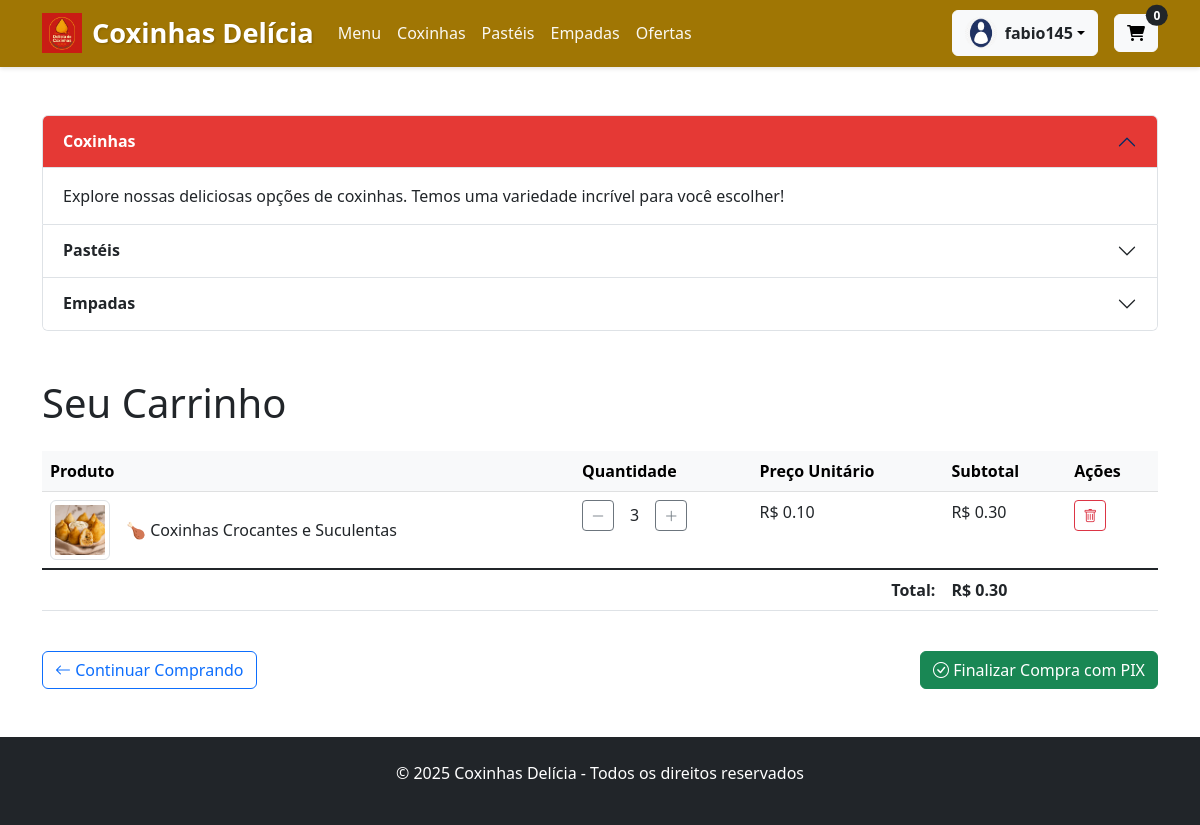
Page /carrinho/ (signed in) on the committed database.
### cardapio/models.py (models this page shows, shortened)
class Usuario(AbstractUser):
    endereco = models.TextField(blank=True)
    telefone = models.CharField(max_length=15, default='')
    cep = models.CharField(max_length=9, verbose_name='CEP', default='00000-000')
    cidade = models.CharField(max_length=100, default='Não informado')
    rua = models.CharField(max_length=200, default='Não informado')
    numero = models.CharField(max_length=10, default='S/N')
    complemento = models.CharField(max_length=100, blank=True)
    class Meta:
        verbose_name = 'Cliente'
        verbose_name_plural = 'Clientes'

class ItemCarrinho(models.Model):
    produto = models.ForeignKey(Produto, on_delete=models.CASCADE)
    quantidade = models.PositiveIntegerField(default=1)
    usuario = models.ForeignKey(Usuario, on_delete=models.CASCADE, null=True, blank=True)
    session_key = models.CharField(max_length=40, null=True, blank=True)  # <--- NOVO CAMPO
    def subtotal(self):
        return self.produto.preco * self.quantidade

class Produto(models.Model):
    nome = models.CharField(max_length=100, verbose_name='Nome do Produto')
    descricao = models.TextField(verbose_name='Descrição', blank=True, null=True)
    preco = models.DecimalField(
        max_digits=6,
        decimal_places=2,
        verbose_name='Preço',
        validators=[MinValueValidator(Decimal('0.01'))]
    )
    categoria = models.ForeignKey('Categoria', on_delete=models.SET_NULL, null=True, blank=True)
    imagem = models.ImageField(upload_to='produtos/', blank=True, null=True)
    disponivel = models.BooleanField(default=True)
    data_cadastro = models.DateTimeField(default=timezone.now)
    class Meta:
        verbose_name = 'Produto'
        ordering = ['nome']

### cardapio/views.py (the view)
# urls.py: path('carrinho/', views.ver_carrinho, name='ver_carrinho'),
@login_required
def ver_carrinho(request):
    session_key = request.session.session_key or request.session.create()
    itens = ItemCarrinho.objects.filter(usuario=request.user) if request.user.is_authenticated else ItemCarrinho.objects.filter(session_key=session_key)
    total = sum(item.subtotal() for item in itens)
    return render(request, 'cardapio/carrinho.html', {'itens': itens, 'total': total})

### cardapio/templates/cardapio/carrinho.html (shortened to what this page needs)
{% extends 'cardapio/base.html' %}
{% load static %}
{% block content %}
<div class="container my-5">
    <h1 class="mb-4">Seu Carrinho</h1>
    {% if itens %}
    <div class="table-responsive">
        <table class="table">
            <thead class="table-light">
                <tr>
                    <th>Produto</th>
                    <th>Quantidade</th>
                    <th>Preço Unitário</th>
                    <th>Subtotal</th>
                    <th>Ações</th>
                </tr>
            </thead>
            <tbody>
                {% for item in itens %}
                <tr>
                    <td>
                        <div class="d-flex align-items-center">
                            {% if item.produto.imagem %}
                            <img src="{{ item.produto.imagem.url }}" alt="{{ item.produto.nome }}"
                                 class="img-thumbnail me-3" style="width: 60px; height: 60px; object-fit: cover;">
                            {% endif %}
                            <span>{{ item.produto.nome }}</span>
                        </div>
                    </td>
                    <td>
                        <div class="d-flex align-items-center">
                            <a href="{% url 'diminuir_quantidade' item.id %}"
                               class="btn btn-sm btn-outline-secondary me-2"
                               title="Diminuir quantidade">
                                <i class="bi bi-dash-lg"></i>
                            </a>
                            <span class="mx-2">{{ item.quantidade }}</span>
                            <a href="{% url 'aumentar_quantidade' item.id %}"
                               class="btn btn-sm btn-outline-secondary ms-2"
                               title="Aumentar quantidade">
                                <i class="bi bi-plus-lg"></i>
                            </a>
                        </div>
                    </td>
                    <td>R$ {{ item.produto.preco|floatformat:2 }}</td>
                    <td>R$ {{ item.subtotal|floatformat:2 }}</td>
                    <td>
                        <a href="{% url 'remover_do_carrinho' item.id %}"
                           class="btn btn-sm btn-outline-danger"
                           title="Remover item">
                            <i class="bi bi-trash"></i>
                        </a>
                    </td>
                </tr>
                {% endfor %}
            </tbody>
            <tfoot class="table-group-divider">
                <tr>
                    <th colspan="3" class="text-end">Total:</th>
                    <th colspan="2">R$ {{ total|floatformat:2 }}</th>
                </tr>
            </tfoot>
        </table>
    </div>
    <div class="d-flex justify-content-between mt-4">
        <a href="{% url 'menu' %}" class="btn btn-outline-primary">
            <i class="bi bi-arrow-left"></i> Continuar Comprando
        </a>
        <form action="{% url 'finalizar_compra' %}" method="post" id="form-finalizar-compra">
            <button type="submit" class="btn btn-success">
                <i class="bi bi-check-circle"></i> Finalizar Compra com PIX
            </button>
        </form>
    </div>
    {% endif %}
</div>
{% endblock %}

### cardapio/templates/cardapio/base.html (shortened to what this page needs)
<!DOCTYPE html>
{% load static %}
<html lang="pt-br">
<head>
    <link href="https://cdn.jsdelivr.net/npm/bootstrap@5.3.0/dist/css/bootstrap.min.css" rel="stylesheet">
    <link rel="stylesheet" href="https://cdnjs.cloudflare.com/ajax/libs/font-awesome/6.0.0/css/all.min.css">
    <link rel="stylesheet" href="https://cdn.jsdelivr.net/npm/bootstrap-icons@1.8.0/font/bootstrap-icons.css">
</head>
<body>
    <nav class="navbar navbar-expand-lg navbar-dark">
        <div class="container">
            <a class="navbar-brand" href="{% url 'menu' %}">
                <img src="{% static 'images/logo.png' %}" alt="Logo Coxinhas Delícia" class="logo">
                Coxinhas Delícia
            </a>
            <div class="collapse navbar-collapse" id="navbarNav">
                <ul class="navbar-nav me-auto">
                    <li class="nav-item">
                        <a class="nav-link" href="{% url 'menu' %}">Menu</a>
                    </li>
                    <li class="nav-item">
                        <a class="nav-link" href="{% url 'menu' %}?categoria=Coxinha">Coxinhas</a>
                    </li>
                    <li class="nav-item">
                        <a class="nav-link" href="{% url 'menu' %}?categoria=Pastel">Pastéis</a>
                    </li>
                    <li class="nav-item">
                        <a class="nav-link" href="{% url 'menu' %}?categoria=Empada">Empadas</a>
                    </li>
                    <li class="nav-item">
                        <a class="nav-link" href="{% url 'menu' %}?categoria=Oferta">Ofertas</a>
                    </li>
                </ul>
                <div class="d-flex align-items-center">
                    {% if user.is_authenticated %}
                    <div class="dropdown user-dropdown">
                        <button class="btn btn-light dropdown-toggle d-flex align-items-center" type="button" id="userDropdown" data-bs-toggle="dropdown" aria-expanded="false">
                            <img src="{% static 'images/avata.png' %}" alt="Avatar" class="user-avatar">
                            <span class="fw-semibold text-dark">{{ user.get_full_name|default:user.username }}</span>
                        </button>
                    </div>
                    {% endif %}
                    <a href="{% url 'ver_carrinho' %}" class="btn btn-light position-relative ms-3">
                        <i class="fas fa-shopping-cart"></i>
                        <span class="position-absolute top-0 start-100 translate-middle badge rounded-pill bg-dark">
                            {{ request.session.carrinho_count|default:0 }}
                        </span>
                    </a>
                </div>
            </div>
        </div>
    </nav>
    <div class="container mt-5">
        <div class="accordion" id="accordionExample">
            <div class="accordion-item">
                <h2 class="accordion-header" id="headingOne">
                    <button class="accordion-button" type="button" data-bs-toggle="collapse" data-bs-target="#collapseOne" aria-expanded="true" aria-controls="collapseOne">
                        Coxinhas
                    </button>
                </h2>
                <div id="collapseOne" class="accordion-collapse collapse show" aria-labelledby="headingOne" data-bs-parent="#accordionExample">
                    <div class="accordion-body">
                        Explore nossas deliciosas opções de coxinhas. Temos uma variedade incrível para você escolher!
                    </div>
                </div>
            </div>
            <div class="accordion-item">
                <h2 class="accordion-header" id="headingTwo">
                    <button class="accordion-button collapsed" type="button" data-bs-toggle="collapse" data-bs-target="#collapseTwo" aria-expanded="false" aria-controls="collapseTwo">
                        Pastéis
                    </button>
                </h2>
            </div>
            <div class="accordion-item">
                <h2 class="accordion-header" id="headingThree">
                    <button class="accordion-button collapsed" type="button" data-bs-toggle="collapse" data-bs-target="#collapseThree" aria-expanded="false" aria-controls="collapseThree">
                        Empadas
                    </button>
                </h2>
            </div>
        </div>
    </div>
    {% block content %}{% endblock %}
    <footer class="bg-dark text-white py-4 mt-5">
        <div class="container text-center">
            <p>&copy; {% now "Y" %} Coxinhas Delícia - Todos os direitos reservados</p>
        </div>
    </footer>
</body>
</html>

### cardapio/templates/cardapio/base.html (style rules this page uses)
.navbar { background-color: #a07604; box-shadow: 0 2px 4px rgba(0,0,0,0.1); }
.navbar-brand { font-weight: bold; font-size: 1.7rem; display: flex; align-items: center; color: #ffffff !important; text-shadow: 1px 1px 2px rgba(0,0,0,0.2); }
.logo { height: 40px; margin-right: 10px; }
.user-dropdown { margin-left: 15px; }
.user-avatar { width: 32px; height: 32px; border-radius: 50%; margin-right: 8px; }
.nav-link { color: #ffffff !important; font-weight: 500; transition: all 0.3s ease; opacity: 0.95; }
.accordion-button:not(.collapsed) { background-color: #e53935; color: white; }
.accordion-button { font-weight: bold; }

### rows in the picture
Usuario: get_full_name "fabio145"
ItemCarrinho: produto.imagem (picture), produto.nome "🍗 Coxinhas Crocantes e Suculentas", quantidade "3", produto.preco "0.10", subtotal "0.30"

### other values in the picture
{{ request.session.carrinho_count|default:0 }} "0"
{{ total|floatformat:2 }} "0.30"
